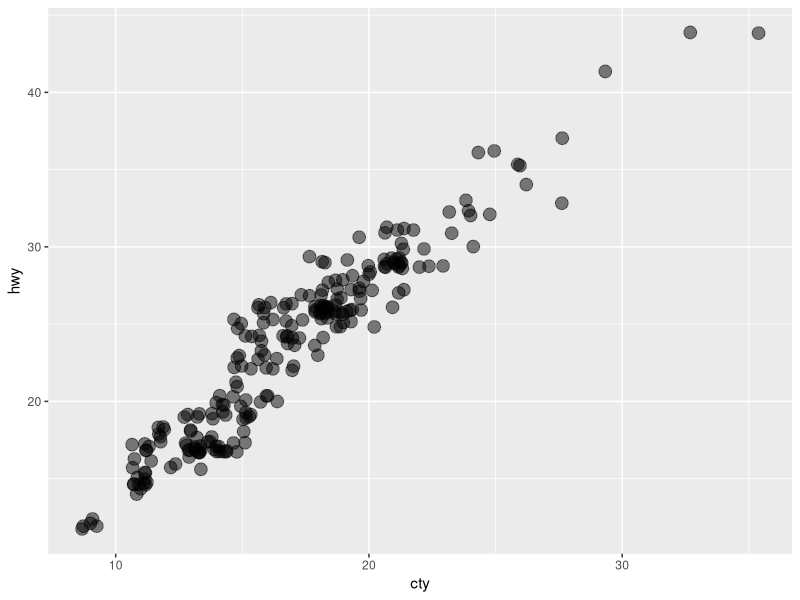

This figure's R source:
## ---- chunk 1
library(tidyverse)

ggplot(mpg) +
  geom_jitter(aes(cty, hwy), size = 4, alpha = 0.5) 
